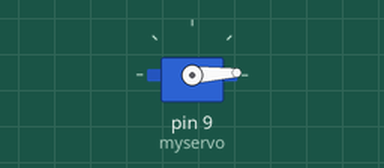
A sketch run on a simulated Arduino Uno, built with avr-gcc and run on an emulated ATmega328P. Shown: servo.

Above: at 0.05 s.
At 0.75 s:
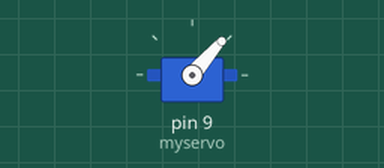
At 1.45 s:
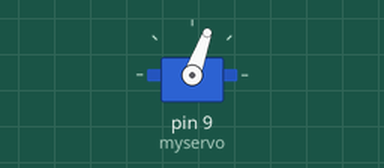
At 2.9 s:
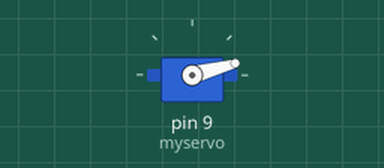
Timing chart, 0 to 5.4 s (numbered marks = the images above):
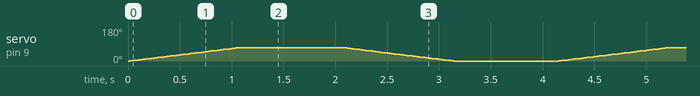

The sketch:

servo_test.ino
```cpp
#include <Servo.h>

Servo myservo;

int pos = 0; // variable to store the servo position
const int servo_startangle = 0;
const int servo_endangle = 70;

void setup()
{
  myservo.attach(9); // attaches the servo on pin 9 to the servo object
}

void loop()
{
  open_servo();
  delay(1000);
  close_servo();
  delay(1000);

}


void open_servo(){
  for (pos = servo_startangle; pos <= servo_endangle; pos += 1)
  {
    myservo.write(pos);
    delay(15);
  }
}
void close_servo() {
  for (pos = servo_endangle; pos >= servo_startangle; pos -= 1)
  {
    myservo.write(pos);
    delay(15);
  }
}
```
